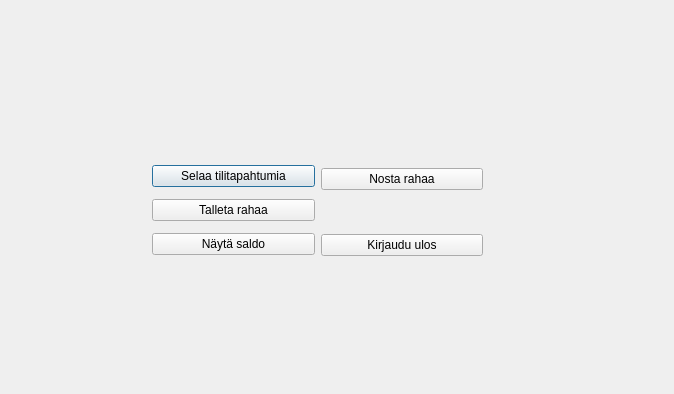
<?xml version="1.0" encoding="UTF-8"?>
<ui version="4.0">
 <class>Main_window</class>
 <widget class="QDialog" name="Main_window">
  <property name="geometry">
   <rect>
    <x>0</x>
    <y>0</y>
    <width>674</width>
    <height>394</height>
   </rect>
  </property>
  <property name="windowTitle">
   <string>Dialog</string>
  </property>
  <widget class="QWidget" name="">
   <property name="geometry">
    <rect>
     <x>152</x>
     <y>135</y>
     <width>331</width>
     <height>151</height>
    </rect>
   </property>
   <layout class="QGridLayout" name="gridLayout">
    <item row="0" column="0" rowspan="2">
     <layout class="QVBoxLayout" name="verticalLayout">
      <item>
       <widget class="QPushButton" name="Selaa_tilitapahtumia">
        <property name="text">
         <string>Selaa tilitapahtumia</string>
        </property>
       </widget>
      </item>
      <item>
       <widget class="QPushButton" name="Talleta_rahaa">
        <property name="text">
         <string>Talleta rahaa</string>
        </property>
       </widget>
      </item>
      <item>
       <widget class="QPushButton" name="Nayta_saldo">
        <property name="text">
         <string>Näytä saldo</string>
        </property>
       </widget>
      </item>
     </layout>
    </item>
    <item row="0" column="1">
     <widget class="QPushButton" name="Nosta_rahaa">
      <property name="text">
       <string>Nosta rahaa</string>
      </property>
     </widget>
    </item>
    <item row="1" column="1">
     <widget class="QPushButton" name="Kirjaudu_ulos">
      <property name="text">
       <string>Kirjaudu ulos</string>
      </property>
     </widget>
    </item>
   </layout>
  </widget>
 </widget>
 <resources/>
 <connections/>
</ui>
